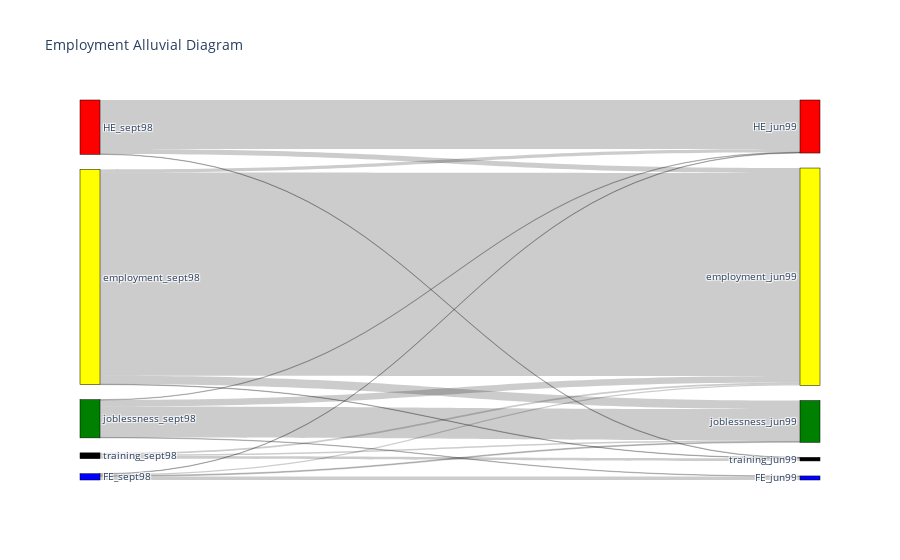

Here is the notebook cell this chart was saved with:
### Code cell
fig = go.Figure(
    data = [go.Sankey(
        node = dict(
            pad = 15,
            thickness = 20,
            line = dict(color="black", width=0.5),
            label = unique_source_target,
            color=c
        ),
        link = dict(
            source = links_dict["source"],
            target = links_dict['target'],
            value = links_dict["value"]
        )
    )]
)

fig.update_layout(title_text ="Employment Alluvial Diagram", font_size=10)

### Figure 1 — Plotly figure (JSON) as saved in the notebook; plotly's stock layout.template omitted (floating-point values rounded to 4 significant figures)
{"data": [{"link": {"source": [0, 0, 0, 0, 1, 1, 1, 2, 2, 2, 2, 3, 3, 3, 3, 4, 4, 4], "target": [5, 6, 7, 8, 6, 7, 9, 6, 7, 8, 9, 5, 6, 7, 8, 7, 8, 9], "value": [8, 1, 3, 2, 109, 11, 1, 7, 452, 19, 1, 1, 1, 14, 69, 4, 3, 6]}, "node": {"color": ["blue", "red", "yellow", "green", "black", "blue", "red", "yellow", "green", "black"], "label": ["FE_sept98", "HE_sept98", "employment_sept98", "joblessness_sept98", "training_sept98", "FE_jun99", "HE_jun99", "employment_jun99", "joblessness_jun99", "training_jun99"], "line": {"color": "black", "width": 0.5}, "pad": 15, "thickness": 20}, "type": "sankey"}], "layout": {"font": {"size": 10}, "title": {"text": "Employment Alluvial Diagram"}}}
